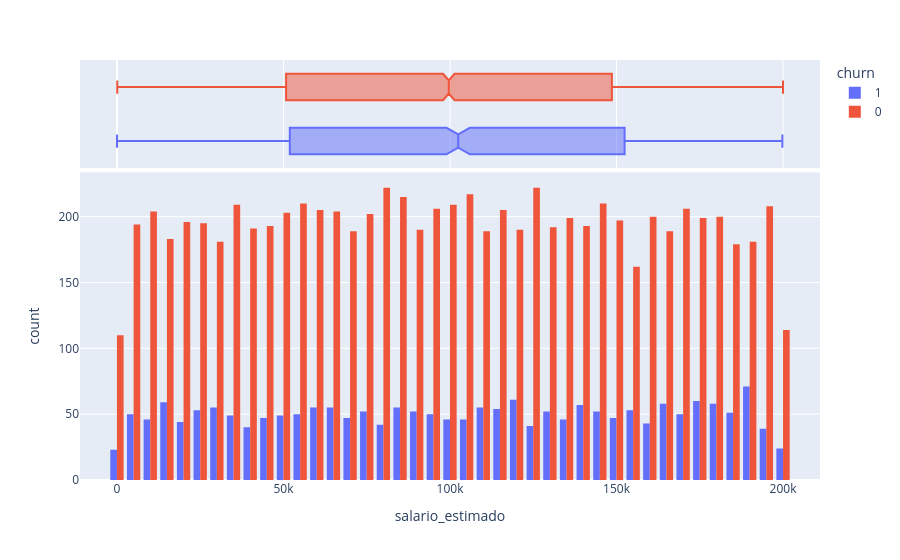

Write notebook code for a chart like this one.
### Markdown cell above
A tendência é de que o churn aumente para clientes que não são ativos

### Code cell
churn_salario = px.histogram(tabela,
                x = "salario_estimado",
                color = "churn",
                marginal = "box",
                barmode = "group")
churn_salario.show()

### Figure 1 — Plotly figure (JSON) as saved in the notebook; plotly's stock layout.template omitted (floating-point values rounded to 4 significant figures; data arrays with more than 128 entries replaced by an {"elided": "..."} marker saying what was removed)
{"data": [{"alignmentgroup": "True", "bingroup": "x", "hovertemplate": "churn=1<br>salario_estimado=%{x}<br>count=%{y}<extra></extra>", "legendgroup": "1", "marker": {"color": "#636efa", "pattern": {"shape": ""}}, "name": "1", "offsetgroup": "1", "orientation": "v", "showlegend": true, "type": "histogram", "x": {"elided": "2037 float values"}, "xaxis": "x", "yaxis": "y"}, {"alignmentgroup": "True", "hovertemplate": "churn=1<br>salario_estimado=%{x}<extra></extra>", "legendgroup": "1", "marker": {"color": "#636efa"}, "name": "1", "notched": true, "offsetgroup": "1", "showlegend": false, "type": "box", "x": {"elided": "2037 float values"}, "xaxis": "x2", "yaxis": "y2"}, {"alignmentgroup": "True", "bingroup": "x", "hovertemplate": "churn=0<br>salario_estimado=%{x}<br>count=%{y}<extra></extra>", "legendgroup": "0", "marker": {"color": "#EF553B", "pattern": {"shape": ""}}, "name": "0", "offsetgroup": "0", "orientation": "v", "showlegend": true, "type": "histogram", "x": {"elided": "7963 float values"}, "xaxis": "x", "yaxis": "y"}, {"alignmentgroup": "True", "hovertemplate": "churn=0<br>salario_estimado=%{x}<extra></extra>", "legendgroup": "0", "marker": {"color": "#EF553B"}, "name": "0", "notched": true, "offsetgroup": "0", "showlegend": false, "type": "box", "x": {"elided": "7963 float values"}, "xaxis": "x2", "yaxis": "y2"}], "layout": {"barmode": "group", "legend": {"title": {"text": "churn"}, "tracegroupgap": 0}, "margin": {"t": 60}, "xaxis": {"anchor": "y", "domain": [0, 1], "title": {"text": "salario_estimado"}}, "xaxis2": {"anchor": "y2", "domain": [0, 1], "matches": "x", "showgrid": true, "showticklabels": false}, "yaxis": {"anchor": "x", "domain": [0, 0.7326], "title": {"text": "count"}}, "yaxis2": {"anchor": "x2", "domain": [0.7426, 1], "matches": "y2", "showgrid": false, "showline": false, "showticklabels": false, "ticks": ""}}}
